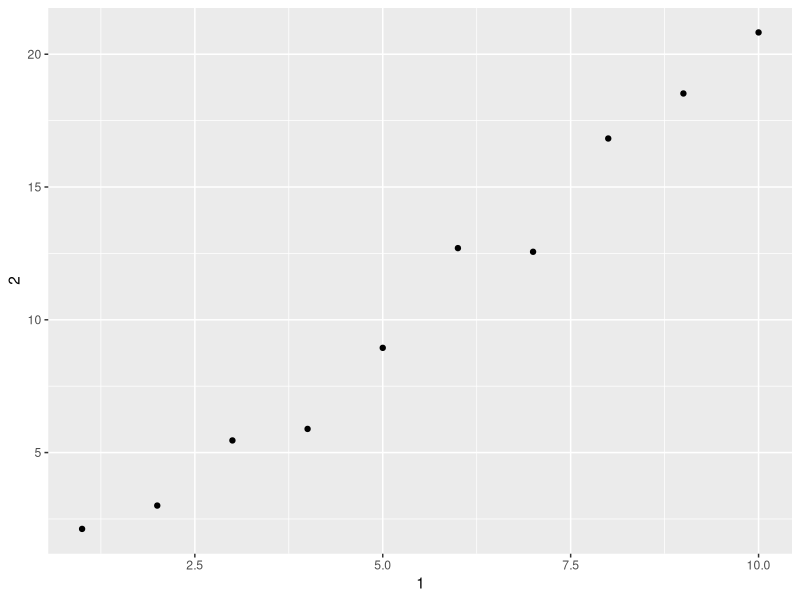

Reproduce this figure in R.
## ---- chunk 1
library(tidyverse)
knitr::opts_chunk$set(collapse = TRUE)
## ---- chunk 2
df <- data.frame(abc = 1, xyz = "a")
df
df$x
df[, "xyz"]
df[, c("abc", "xyz")]

tb <- as_tibble(df)
tb
tb$x
tb[, "xyz"]
tb[, c("abc", "xyz")]
## ---- chunk 3
annoying <- tibble(
  `1` = 1:10,
  `2` = `1` * 2 + rnorm(length(`1`))
)

# a. Extracting the variable called 1.
annoying[['1']]
annoying$`1`

# b. Plotting a scatterplot of 1 versus 2.
ggplot(annoying, aes(x = `1`, y = `2`)) +
  geom_point()

# c. Creating a new column called 3, which is 2 divided by 1.
annoying[["3"]] = annoying[["2"]] / annoying[["1"]]
annoying$`3` = annoying$`2` / annoying$`1`

# d. Renaming the columns to one, two, and three:
rename(annoying, one = `1`, two = `2`, three = `3`)

